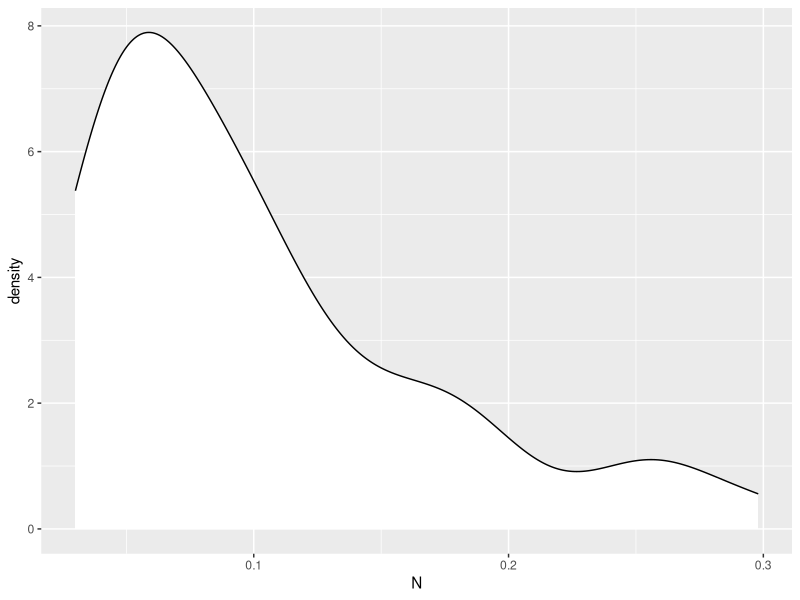
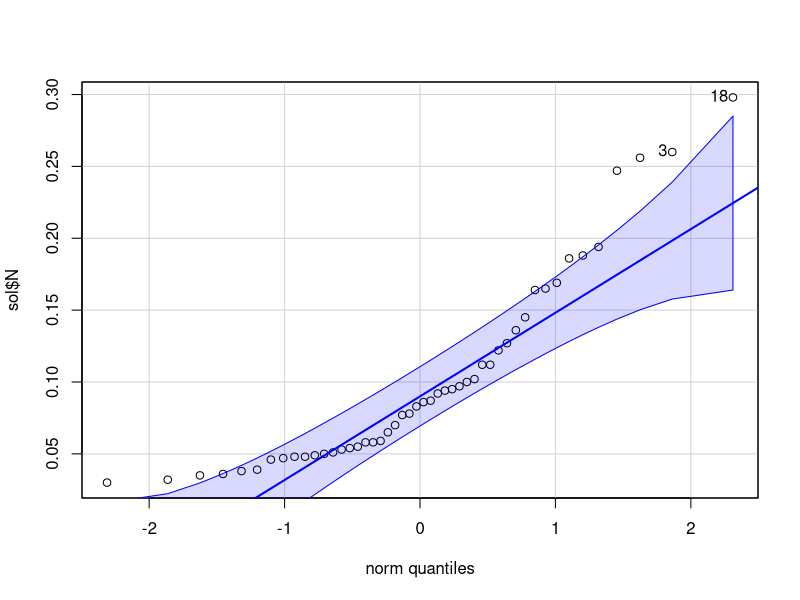

The R source for these figures, in order:


library(ggplot2)
library(car)
library (carData)

sol <- Soils
str(sol)
sol$N

ggplot (data=sol, aes(N))+
  geom_density(fill='white')

qqPlot(sol$N)

shapiro.test(sol$N)

# 1. распределение не нормальное 